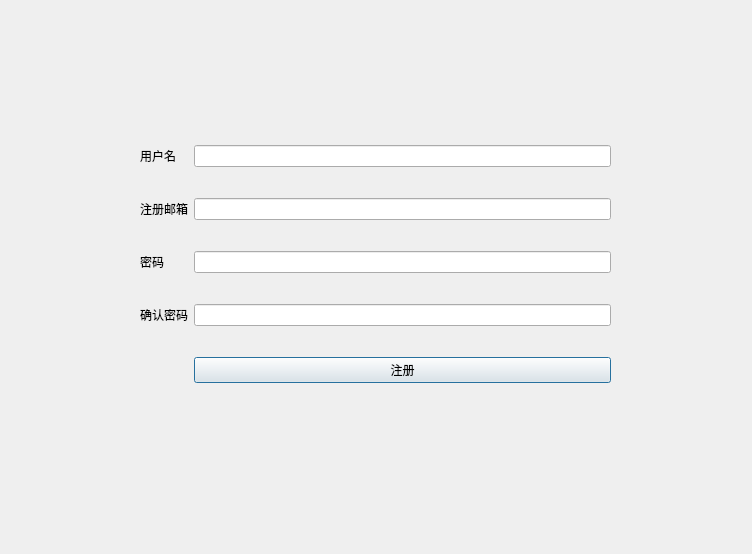
<?xml version="1.0" encoding="UTF-8"?>
<ui version="4.0">
 <class>Dialog</class>
 <widget class="QDialog" name="Dialog">
  <property name="geometry">
   <rect>
    <x>0</x>
    <y>0</y>
    <width>752</width>
    <height>554</height>
   </rect>
  </property>
  <property name="mouseTracking">
   <bool>false</bool>
  </property>
  <property name="windowTitle">
   <string>注册</string>
  </property>
  <property name="windowIcon">
   <iconset>
    <normaloff>../下载/Register_key_128px_510498_easyicon.net.ico</normaloff>../下载/Register_key_128px_510498_easyicon.net.ico</iconset>
  </property>
  <widget class="QWidget" name="">
   <property name="geometry">
    <rect>
     <x>140</x>
     <y>120</y>
     <width>471</width>
     <height>291</height>
    </rect>
   </property>
   <layout class="QGridLayout" name="gridLayout">
    <item row="0" column="0">
     <widget class="QLabel" name="label">
      <property name="text">
       <string>用户名</string>
      </property>
      <property name="buddy">
       <cstring>userName_lineEdit</cstring>
      </property>
     </widget>
    </item>
    <item row="0" column="1">
     <widget class="QLineEdit" name="userName_lineEdit"/>
    </item>
    <item row="1" column="0">
     <widget class="QLabel" name="label_2">
      <property name="text">
       <string>注册邮箱</string>
      </property>
      <property name="buddy">
       <cstring>email_lineEdit</cstring>
      </property>
     </widget>
    </item>
    <item row="1" column="1">
     <widget class="QLineEdit" name="email_lineEdit"/>
    </item>
    <item row="2" column="0">
     <widget class="QLabel" name="label_3">
      <property name="text">
       <string>密码</string>
      </property>
      <property name="buddy">
       <cstring>password_lineEdit</cstring>
      </property>
     </widget>
    </item>
    <item row="2" column="1">
     <widget class="QLineEdit" name="password_lineEdit">
      <property name="echoMode">
       <enum>QLineEdit::Password</enum>
      </property>
     </widget>
    </item>
    <item row="3" column="0">
     <widget class="QLabel" name="label_4">
      <property name="text">
       <string>确认密码</string>
      </property>
      <property name="buddy">
       <cstring>password2_lineEdit</cstring>
      </property>
     </widget>
    </item>
    <item row="3" column="1">
     <widget class="QLineEdit" name="password2_lineEdit">
      <property name="echoMode">
       <enum>QLineEdit::Password</enum>
      </property>
     </widget>
    </item>
    <item row="4" column="1">
     <widget class="QPushButton" name="signup_btn">
      <property name="text">
       <string>注册</string>
      </property>
     </widget>
    </item>
   </layout>
  </widget>
 </widget>
 <tabstops>
  <tabstop>userName_lineEdit</tabstop>
  <tabstop>email_lineEdit</tabstop>
  <tabstop>password_lineEdit</tabstop>
  <tabstop>password2_lineEdit</tabstop>
  <tabstop>signup_btn</tabstop>
 </tabstops>
 <resources/>
 <connections/>
</ui>
